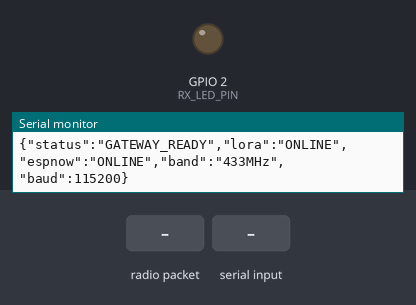
Recording of a sketch running on a simulated ESP32. Shown: output pins drawn as LEDs (lit = HIGH), the last lines printed to the serial monitor. The test bench sets the inputs (shaded band). No radio packets arrive unless stated.

Above: at 1.9 s.
2.0 s: radio packet "1" arrives
At 2.5 s:
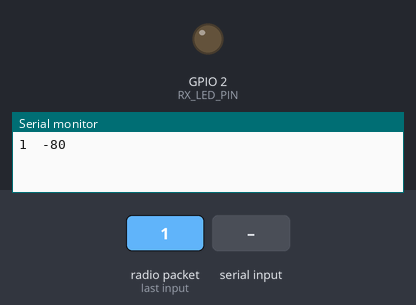
3.5 s: "1\n" received over Serial
At 3.9 s:
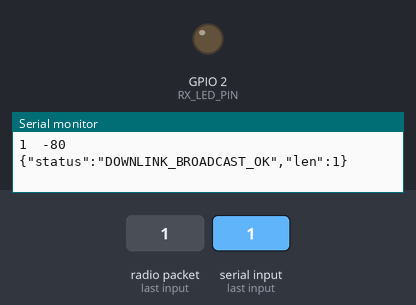
Timing chart, 0 to 6.5 s (numbered marks = the images above; inputs shaded):
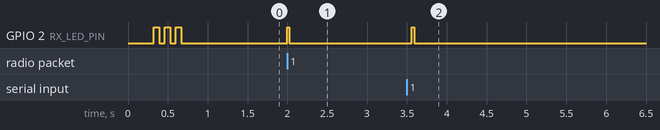

Measured:
- after the input at 2.0 s, GPIO 2 (RX_LED_PIN): LOW → HIGH at once, → LOW 0.02 s later
- after the input at 3.5 s, GPIO 2 (RX_LED_PIN): LOW → HIGH after 0.06 s, → LOW 0.03 s later

The sketch:

receiver_esp32.ino
```cpp
// ============================================================================
// CrowdShield — Master Command Center Receiver & Gateway Firmware
// Board: ESP32 DevKit V1 (Connected directly to Command Center Laptop via USB)
// Dual Radio: 433MHz SX1278 LoRa Transceiver + 2.4GHz ESP-NOW Mesh Receiver
// Communication: 115200 Baud USB Serial (Matches serial_reader.py contract)
// ----------------------------------------------------------------------------
// Proven Enhancements:
//   - 1 MHz SPI Clock: Eliminates jumper wire ringing & bus collisions
//   - Dual-Engine Reception: 0ms latency DIO0 interrupt + Polling Fallback
//   - Exact Radio Matching: 433MHz, SF9, BW 125kHz, CR 4/5, SyncWord 0x12
// ============================================================================

#include <SPI.h>
#include <LoRa.h>
#include <esp_now.h>
#include <WiFi.h>
#include <esp_wifi.h>

// --- LoRa Configuration ---
#define LORA_BAND 433E6 // 433 MHz (Matches Zonal Nodes)
#define LORA_SS   5     // Chip Select (NSS)
#define LORA_RST  14    // LoRa Reset
#define LORA_DIO0 26    // IRQ Pin (GPIO 26 or GPIO 33)

// Activity LED
#define RX_LED_PIN 2    // Onboard Blue LED

// Universal broadcast MAC address (FF:FF:FF:FF:FF:FF)
uint8_t broadcastAddress[] = {0xFF, 0xFF, 0xFF, 0xFF, 0xFF, 0xFF};

bool loraAvailable = false;
bool espnowAvailable = false;

volatile bool loraPacketReceived = false;
String loraPayloadBuffer = "";
int loraRssiBuffer = 0;

// Activity flash helper
void blinkLed(int ms) {
  digitalWrite(RX_LED_PIN, HIGH);
  delay(ms);
  digitalWrite(RX_LED_PIN, LOW);
}

// ============================================================================
// LORA INTERRUPT RECEIVE CALLBACK (0ms Latency)
// ============================================================================
void onLoRaRecv(int packetSize) {
  if (packetSize <= 0) return;

  loraPayloadBuffer = "";
  while (LoRa.available()) {
    loraPayloadBuffer += (char)LoRa.read();
  }
  loraPayloadBuffer.trim();
  loraRssiBuffer = LoRa.packetRssi();
  loraPacketReceived = true;
}

// ============================================================================
// ESP-NOW RECEIVE CALLBACK
// ============================================================================
#if defined(ESP_ARDUINO_VERSION_MAJOR) && (ESP_ARDUINO_VERSION_MAJOR >= 3)
void onEspNowRecv(const esp_now_recv_info_t *info, const uint8_t *incomingData, int len) {
  int rssi = (info && info->rx_ctrl) ? info->rx_ctrl->rssi : -62;
#else
void onEspNowRecv(const uint8_t *mac, const uint8_t *incomingData, int len) {
  int rssi = -62;
#endif
  if (len <= 0) return;

  char buffer[256];
  int copyLen = (len < 255) ? len : 255;
  memcpy(buffer, incomingData, copyLen);
  buffer[copyLen] = '\0';

  // Output to Laptop USB Serial in standard format: JSON \t RSSI
  Serial.print(buffer);
  Serial.print("\t");
  Serial.println(rssi);

  digitalWrite(RX_LED_PIN, HIGH);
  delayMicroseconds(15000);
  digitalWrite(RX_LED_PIN, LOW);
}

// ============================================================================
// SETUP
// ============================================================================
void setup() {
  Serial.begin(115200);
  Serial.setTimeout(50); // Fast non-blocking serial read
  delay(300);

  pinMode(RX_LED_PIN, OUTPUT);
  digitalWrite(RX_LED_PIN, LOW);

  // Configure possible DIO0 pins as inputs
  pinMode(26, INPUT);
  pinMode(33, INPUT);

  // 1. Initialize SX1278 LoRa Receiver (433MHz)
  LoRa.setPins(LORA_SS, LORA_RST, LORA_DIO0);
  LoRa.setSPIFrequency(1E6); // 1 MHz SPI eliminates jumper-wire line noise

  if (LoRa.begin(LORA_BAND)) {
    loraAvailable = true;
    LoRa.setSpreadingFactor(9);
    LoRa.setSignalBandwidth(125E3);
    LoRa.setCodingRate4(5);
    LoRa.setSyncWord(0x12);
    LoRa.setTxPower(10, PA_OUTPUT_PA_BOOST_PIN);
    LoRa.setOCP(100);

    // Register 0ms interrupt callback
    LoRa.onReceive(onLoRaRecv);
    LoRa.receive(); // Enter continuous RX mode
  }

  // 2. Initialize Wi-Fi in Station Mode on Channel 1 for ESP-NOW
  WiFi.mode(WIFI_STA);
  WiFi.disconnect();
  esp_wifi_set_promiscuous(true);
  esp_wifi_set_channel(1, WIFI_SECOND_CHAN_NONE);
  esp_wifi_set_promiscuous(false);

  // 3. Initialize ESP-NOW
  if (esp_now_init() == ESP_OK) {
    espnowAvailable = true;
    esp_now_register_recv_cb(onEspNowRecv);

    esp_now_peer_info_t peerInfo = {};
    memcpy(peerInfo.peer_addr, broadcastAddress, 6);
    peerInfo.channel = 1;
    peerInfo.encrypt = false;
    esp_now_add_peer(&peerInfo);
  }

  // Visual ready indication: 3 quick blinks
  for (int i = 0; i < 3; i++) {
    digitalWrite(RX_LED_PIN, HIGH); delay(70);
    digitalWrite(RX_LED_PIN, LOW); delay(70);
  }

  // Status handshake line for Python serial reader
  Serial.printf("{\"status\":\"GATEWAY_READY\",\"lora\":%s,\"espnow\":%s,\"band\":\"433MHz\",\"baud\":115200}\n",
                loraAvailable ? "\"ONLINE\"" : "\"OFFLINE\"",
                espnowAvailable ? "\"ONLINE\"" : "\"OFFLINE\"");
}

// ============================================================================
// MAIN LOOP
// ============================================================================
void loop() {
  // --------------------------------------------------------------------------
  // 1. LORA PACKET ARRIVED VIA HARDWARE INTERRUPT (0ms Latency)
  // --------------------------------------------------------------------------
  if (loraPacketReceived) {
    loraPacketReceived = false;

    // Output line: JSON <tab> RSSI
    Serial.print(loraPayloadBuffer);
    Serial.print("\t");
    Serial.println(loraRssiBuffer);

    digitalWrite(RX_LED_PIN, HIGH);
    delayMicroseconds(20000);
    digitalWrite(RX_LED_PIN, LOW);
  }

  // --------------------------------------------------------------------------
  // 2. POLLING FALLBACK (In case DIO0 wire is loose)
  // --------------------------------------------------------------------------
  if (loraAvailable) {
    int packetSize = LoRa.parsePacket();
    if (packetSize) {
      String payload = "";
      while (LoRa.available()) {
        payload += (char)LoRa.read();
      }
      payload.trim();
      int rssi = LoRa.packetRssi();

      // Output line: JSON <tab> RSSI
      Serial.print(payload);
      Serial.print("\t");
      Serial.println(rssi);

      digitalWrite(RX_LED_PIN, HIGH);
      delayMicroseconds(20000);
      digitalWrite(RX_LED_PIN, LOW);

      // Return to continuous RX
      LoRa.receive();
    }
  }

  // --------------------------------------------------------------------------
  // 3. RECEIVE OPERATOR DOWNLINK FROM LAPTOP USB -> BROADCAST OVER AIR
  // --------------------------------------------------------------------------
  if (Serial.available()) {
    String cmd = Serial.readStringUntil('\n');
    cmd.trim();

    if (cmd.length() > 0) {
      // 1. Broadcast over LoRa 433MHz
      if (loraAvailable) {
        LoRa.beginPacket();
        LoRa.print(cmd);
        LoRa.endPacket();
        LoRa.receive(); // Re-enter continuous RX immediately!
      }

      // 2. Broadcast over ESP-NOW 2.4GHz
      if (espnowAvailable) {
        esp_now_send(broadcastAddress, (uint8_t*)cmd.c_str(), cmd.length());
      }

      // Visual confirm flash
      digitalWrite(RX_LED_PIN, HIGH);
      delay(30);
      digitalWrite(RX_LED_PIN, LOW);

      Serial.printf("{\"status\":\"DOWNLINK_BROADCAST_OK\",\"len\":%d}\n", cmd.length());
    }
  }

  delay(2);
}
```
